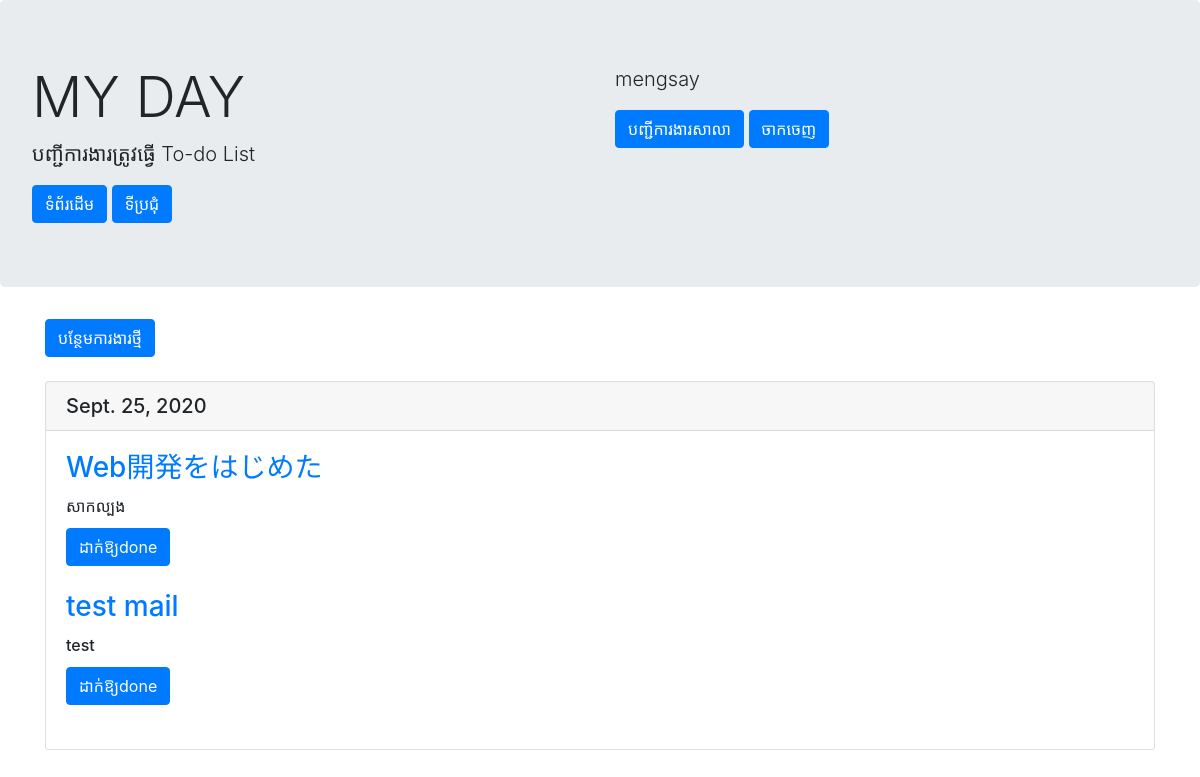
The app's page /list/ (signed in) with its own data.
### mydaypost/models.py (models this page shows, shortened)
class TodoModel(models.Model):
    author = models.ForeignKey(User, on_delete=models.CASCADE)
    title = models.CharField(max_length = 100)
    content = models.TextField()
    tododate = models.DateField(auto_now_add = True)
    category = models.CharField(
        max_length = 50,
        choices = CATEGORY,
    )

### mydaypost/views.py (the view)
# urls.py: path('list/', TodoList.as_view(), name='list'),
class TodoList(ListView):
    template_name = 'list.html'
    model = TodoModel
    def get_queryset(self):
        return self.model.objects.filter(author=self.request.user)

### templates/list.html
{% extends 'base.html' %}
{% block header %}
<div class="jumbotron">
    <div class="row">
        <div class="col-sm">
          <h1 class="display-4">MY DAY</h1>
          <p class="lead">បញ្ជីការងារត្រូវធ្វើ To-do List</p>
          <a href="{% url 'home' %}" class="btn btn-primary">ទំព័រដើម</a>
          <a href="{% url 'news' %}" class="btn btn-primary">ទីប្រជុំ</a>
        </div>
        <div class="col-sm">
          <p class="lead">{{user.username}}</p>
          <a href="{% url 'assignment' %}" class="btn btn-primary">បញ្ជីការងារសាលា</a>
          <a href="{% url 'logout' %}" class="btn btn-primary">ចាកចេញ</a>
        </div>
    </div>
</div>
{% endblock header %}
{% block content %}
<div class='container'>
    <a href="{% url 'createTodo' %}" class="btn btn-primary">បន្ថែមការងារថ្មី</a>
    <br><br>
    {% regroup object_list by tododate as todo_list %}
        {% for tododate_group in todo_list %}
        <div class="card">
            <h5 class="card-header">{{tododate_group.grouper}}</h5>
            <div class="card-body">
            {% for item in tododate_group.list %}
            <h3 class="card-title"><a href="{% url 'updateTodo'　item.pk %}" >{{ item.title }}</a></h3>
            <h6 class="card-title">{{ item.content }}</h6>
            <a href="{% url 'deleteTodo' item.pk %}" class="btn btn-primary">ដាក់ឱ្យdone</a>
            <br><br>
            {% endfor %}
            </div>
        </div>
        {% endfor %}
</div>
{% endblock content %}

### records on screen
TodoModel: grouper "Sept. 25, 2020", title "Web開発をはじめた", content "សាកល្បង"
TodoModel: title "test mail", content "test"

### other values on screen
{{ user.username }} "mengsay"
